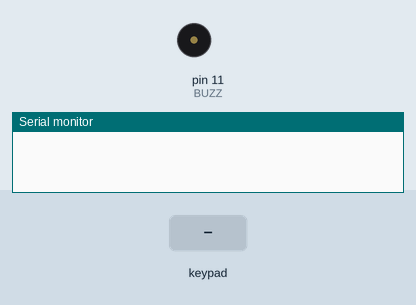
Simulated run of this sketch. Board: Arduino Nano, built with avr-gcc and run on an emulated ATmega328P. On the bench: buzzer (waves = sounding), the last lines printed to the serial monitor. The inputs (shaded band) are chosen by the test bench.

Above: at 1.2 s.
1.3 s: keypad keys 2 3 4 5 pressed 0.4 s apart
At 1.38 s:
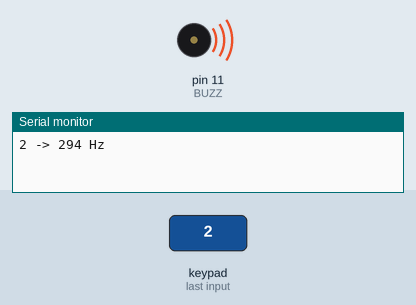
4.4 s: key 'A' pressed
At 5.6 s:
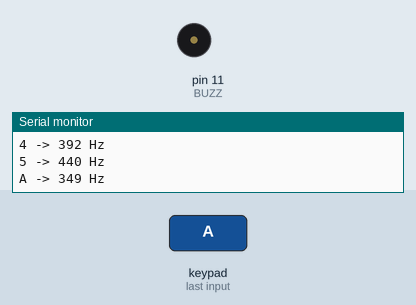
5.9 s: key 'B' pressed
At 5.98 s:
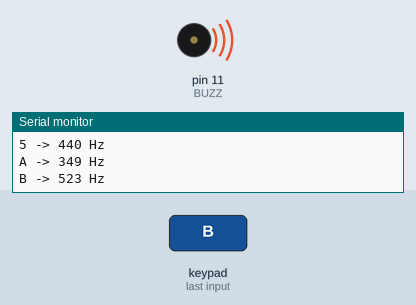
7.4 s: keypad keys 2 3 4 5 # pressed 0.4 s apart
At 10.3 s:
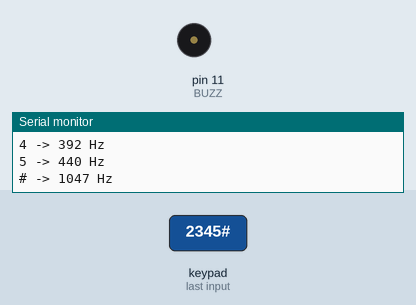
10.9 s: key 'C' pressed
At 10.98 s:
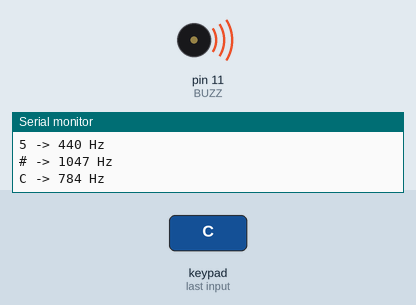
12.4 s: keypad keys 2 3 4 5 * pressed 0.4 s apart
At 15.3 s:
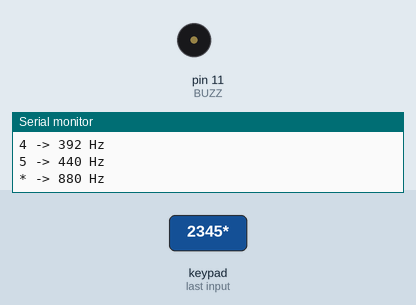
Timing chart, 0 to 16.8 s (numbered marks = the images above; inputs shaded):
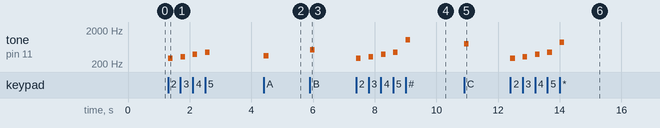

The sketch:

keypad_piano.ino
```cpp
// Scans a 4x4 matrix keypad, maps each key to a frequency for two octaves, plays the note on a passive buzzer, and prints the key and frequency to Serial.
//
// Full tutorial: https://shillehtek.com/blogs/news/arduino-4x4-keypad-buzzer-piano-two-octaves
// Parts used: https://shillehtek.com/products/arduino-nano-v3-presoldered-ch340g-atmega328p
//             https://shillehtek.com/products/4x4-membrane-matrix-keypad-16-key-switch-module-for-arduino-diy
//             https://shillehtek.com/products/ky-006-passive-piezo-buzzer-alarm-module-for-arduino-projects
// More examples: https://github.com/shillehbean/shillehtek-examples
//

#include <Keypad.h>

const byte ROWS = 4, COLS = 4;
char keys[ROWS][COLS] = {
  {'1','2','3','A'},
  {'4','5','6','B'},
  {'7','8','9','C'},
  {'*','0','#','D'}
};
byte rowPins[ROWS] = {2, 3, 4, 5};
byte colPins[COLS] = {6, 7, 8, 9};
Keypad pad(makeKeymap(keys), rowPins, colPins, ROWS, COLS);

const int BUZZ = 11;

int noteFor(char k) {                 // C4 up to D6, reading the keypad left-to-right
  switch (k) {
    case '1': return 262;  case '2': return 294;  case '3': return 330;  case 'A': return 349;
    case '4': return 392;  case '5': return 440;  case '6': return 494;  case 'B': return 523;
    case '7': return 587;  case '8': return 659;  case '9': return 698;  case 'C': return 784;
    case '*': return 880;  case '0': return 988;  case '#': return 1047; case 'D': return 1175;
  }
  return 0;
}

void setup() {
  pinMode(BUZZ, OUTPUT);
  Serial.begin(9600);
}

void loop() {
  char k = pad.getKey();              // scans the matrix every call
  if (k) {                            // a new key went down: start its note
    int f = noteFor(k);
    tone(BUZZ, f);
    Serial.print(k); Serial.print(" -> "); Serial.print(f); Serial.println(" Hz");
  }
  if (pad.getState() == RELEASED) noTone(BUZZ);   // key came up: stop the note
}
```

Measured:
- after the input at 1.3 s, tone on pin 11 (BUZZ): plays 294 Hz for 0.15 s, 330 Hz for 0.15 s, 392 Hz for 0.15 s, 440 Hz for 0.15 s, starting at once
- after the input at 4.4 s, tone on pin 11 (BUZZ): silent → 349 Hz at once, → silent 0.15 s later
- after the input at 5.9 s, tone on pin 11 (BUZZ): silent → 523 Hz at once, → silent 0.15 s later
- after the input at 7.4 s, tone on pin 11 (BUZZ): plays 294 Hz for 0.15 s, 330 Hz for 0.15 s, 392 Hz for 0.15 s, 440 Hz for 0.15 s, 1047 Hz for 0.15 s, starting at once
- after the input at 10.9 s, tone on pin 11 (BUZZ): silent → 784 Hz at once, → silent 0.15 s later
- after the input at 12.4 s, tone on pin 11 (BUZZ): plays 294 Hz for 0.15 s, 330 Hz for 0.15 s, 392 Hz for 0.15 s, 440 Hz for 0.15 s, 880 Hz for 0.15 s, starting at once
